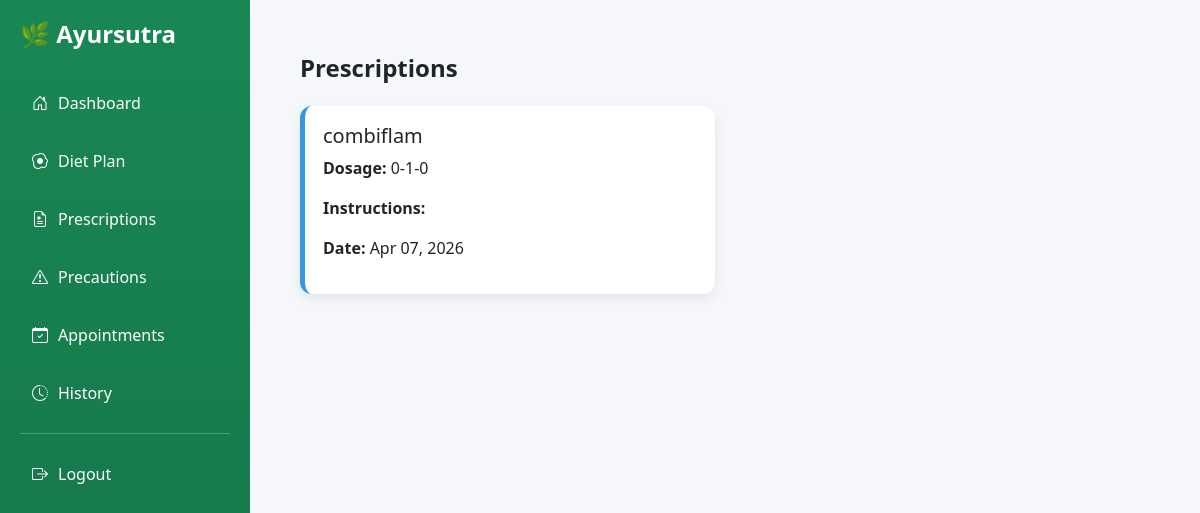
The app's page /patients/prescriptions/ (signed in) with its own data.
### therapies/models.py (models this page shows, shortened)
class Prescription(models.Model):
    appointment = models.ForeignKey(
    'Appointment',
    on_delete=models.CASCADE,
    related_name='prescriptions'
    )
    medicine_name = models.CharField(max_length=255)
    dosage = models.CharField(max_length=255)
    duration = models.CharField(max_length=255)
    created_at = models.DateTimeField(auto_now_add=True)

class Appointment(models.Model):
    STATUS_CHOICES = [
        ('PENDING', 'Pending'),
        ('COMPLETED', 'Completed'),
        ('CANCELLED', 'Cancelled'),
    ]
    patient = models.ForeignKey(Patient, on_delete=models.CASCADE, related_name="therapy_appointments")
    therapy = models.ForeignKey(Therapy, on_delete=models.CASCADE)
    date = models.DateTimeField()
    time = models.TimeField()
    status = models.CharField(
        max_length=10,
        choices=STATUS_CHOICES,
        default='PENDING'
    )
    doctor_notes = models.TextField(blank=True, null=True)

### patients/views.py (the view)
# urls.py: path('prescriptions/', views.patient_prescriptions, name='patient_prescriptions'),
@login_required
def patient_prescriptions(request):
    patient = request.user.patient
    prescriptions = Prescription.objects.filter(
    appointment__patient=patient
    ).order_by('-created_at')
    return render(request, 'patients/patient_prescriptions.html', {
        'prescriptions': prescriptions
    })

### patients/templates/patients/patient_prescriptions.html (shortened to what this page needs)
{% extends 'patients/base_patient.html' %}
{% block content %}
<div class="container">
    <div class="title">Prescriptions</div>
    {% if prescriptions %}
    <div class="grid">
        {% for p in prescriptions %}
        <div class="card">
            <h5>{{ p.medicine_name }}</h5>
            <p><span class="label">Dosage:</span> {{ p.dosage }}</p>
            <p><span class="label">Instructions:</span> {{ p.instructions }}</p>
            <p><span class="label">Date:</span> {{ p.appointment.date|date:"M d, Y" }}</p>
        </div>
        {% endfor %}
    </div>
    {% else %}
        <div class="empty">
            <h5>No Prescriptions</h5>
            <p>Doctor prescriptions will appear here.</p>
        </div>
    {% endif %}
</div>
{% endblock %}

### patients/templates/patients/base_patient.html (style rules this page uses)
body { margin: 0; display: flex; font-family: 'Segoe UI', sans-serif; background: #f5f7fb; }
.card { border: none; border-radius: 15px; }

### patients/templates/patients/patient_prescriptions.html (style rules this page uses)
.container { padding: 20px; }
.title { font-size: 24px; font-weight: 600; margin-bottom: 20px; }
.grid { display: grid; grid-template-columns: repeat(auto-fill, minmax(280px, 1fr)); gap: 20px; }
.card { background: #fff; border-radius: 12px; padding: 18px; border-left: 5px solid #3498db; box-shadow: 0 4px 12px rgba(0,0,0,0.08); transition: 0.3s; }
.label { font-weight: 600; }

### records on screen
Prescription: medicine_name "combiflam", dosage "0-1-0", appointment "Apr 07, 2026"
